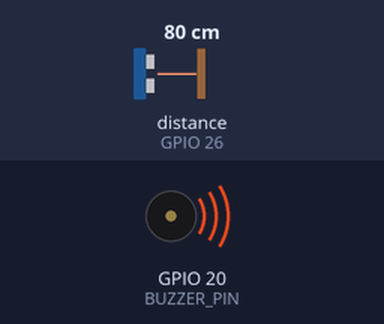
A program run on a simulated Raspberry Pi (BCM pin numbers). On the bench: buzzer (waves = sounding). The test bench sets the inputs (shaded band); at power-on: distance to the obstacle (sensor on GPIO 26) 80 cm. The echo pulse lasts 58.3 µs per cm; the clock reads 2024-03-15 10:24:30 at power-on unless the program sets it; what the program prints to the terminal is not drawn.

Above: at 0.1 s.
Timing chart, 0 to 1.6 s (numbered marks = the images above):
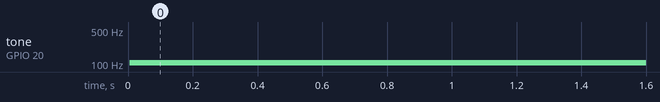

Measured:
- by itself, tone on GPIO 20 (BUZZER_PIN): silent → 105 Hz at 0.01 s

The program:

theremin.py
```python
# Ultrasonic Sensor Theremin

# The lgpio library is used because gpiozero.DistanceSensor doesn’t provide a
# parameter to configure pulse type (my SparkFun sensor requires falling-edge)
# and RPi.GPIO is not compatible with the Raspberry Pi 5
import lgpio
import time

# Pins
ECHO_PIN = 26 # Echo pin of Ultrasonic Sensor
TRIGGER_PIN = 27 # Trigger pin of Ultrasonic Sensor
BUZZER_PIN = 20  # Pin connected to passive buzzer

# Constants
SPEED_OF_SOUND = 0.343 # mm/us
DISTANCE_MIN = 0.0     # mm
DISTANCE_MAX = 2000.0  # mm
FREQ_MIN = 50          # Hz
FREQ_MAX = 1500        # Hz

# Initialize GPIO handle
h = lgpio.gpiochip_open(4) # Default GPIO chip = 4 for Raspberry Pi 5

# Configure pins
lgpio.gpio_claim_input(h, ECHO_PIN)
lgpio.gpio_claim_output(h, TRIGGER_PIN)
lgpio.gpio_claim_output(h, BUZZER_PIN)
lgpio.tx_pwm(h, BUZZER_PIN, FREQ_MIN, 0) # Initialize buzzer with 0% duty cycle

def measure_distance():
  # Trigger the sensor
  lgpio.gpio_write(h, TRIGGER_PIN, 1)
  time.sleep(0.00005) # 50 us
  lgpio.gpio_write(h, TRIGGER_PIN, 0)

  # Wait for the echo response
  start_time = time.time()
  while lgpio.gpio_read(h, ECHO_PIN) == 1: # start_time stops updating when echo goes low
    start_time = time.time()

  while lgpio.gpio_read(h, ECHO_PIN) == 0: # end_time stops updating when echo returns high
    end_time = time.time()

  # Calculate the distance in mm
  pulse_duration = (end_time - start_time) * 1_000_000 # Convert to us
  distance = (pulse_duration * SPEED_OF_SOUND) / 2 # Divide by 2 to account for round-trip

  return distance

def map_distance_to_frequency(distance, min_dist, max_dist, min_freq, max_freq):
  # Map a distance value to a frequency range
  if distance > max_dist:
    return None

  # else: use the interpolation equation to map the distance to an audible frequency
  return int(min_freq + (max_freq - min_freq) * (distance - min_dist) / (max_dist - min_dist))

try:
  print("Ultrasonic Distance Sensor with Buzzer Modulation")
  while True:
    # Measure distance
    distance = measure_distance()

    # Map distance to frequency
    frequency = map_distance_to_frequency(distance, DISTANCE_MIN, DISTANCE_MAX, FREQ_MIN, FREQ_MAX)

    print(f"Distance (mm): {distance:.1f}, Freq (Hz): {frequency}")

    if frequency is None:
      lgpio.tx_pwm(h, BUZZER_PIN, FREQ_MIN, 0) # Turn off the buzzer
    else:
      lgpio.tx_pwm(h, BUZZER_PIN, frequency, 50) # 50% duty cycle

    time.sleep(0.1) # Delay reduces strain on CPU, but is still short enough for smooth transitions

except KeyboardInterrupt:
  print("Exiting program")

finally:
  lgpio.tx_pwm(h, BUZZER_PIN, FREQ_MIN, 0) # Turn off buzzer
  lgpio.gpiochip_close(h) # Clean up
```
